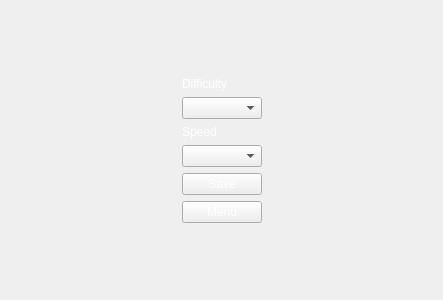
<?xml version="1.0" encoding="UTF-8"?>
<ui version="4.0">
 <class>SettingsPage</class>
 <widget class="QWidget" name="SettingsPage">
  <property name="geometry">
   <rect>
    <x>0</x>
    <y>0</y>
    <width>443</width>
    <height>300</height>
   </rect>
  </property>
  <property name="windowTitle">
   <string>Form</string>
  </property>
  <layout class="QHBoxLayout" name="horizontalLayout">
   <item>
    <spacer name="horizontalSpacer_2">
     <property name="orientation">
      <enum>Qt::Horizontal</enum>
     </property>
     <property name="sizeHint" stdset="0">
      <size>
       <width>40</width>
       <height>20</height>
      </size>
     </property>
    </spacer>
   </item>
   <item>
    <layout class="QVBoxLayout" name="verticalLayout_2">
     <property name="sizeConstraint">
      <enum>QLayout::SetMaximumSize</enum>
     </property>
     <item>
      <spacer name="verticalSpacer">
       <property name="orientation">
        <enum>Qt::Vertical</enum>
       </property>
       <property name="sizeHint" stdset="0">
        <size>
         <width>20</width>
         <height>40</height>
        </size>
       </property>
      </spacer>
     </item>
     <item>
      <widget class="QLabel" name="labelDifficulty">
       <property name="styleSheet">
        <string notr="true">color: rgb(255, 255, 255);</string>
       </property>
       <property name="text">
        <string>Difficulty</string>
       </property>
      </widget>
     </item>
     <item>
      <widget class="QComboBox" name="comboBoxDifficulty"/>
     </item>
     <item>
      <widget class="QLabel" name="labelSpeed">
       <property name="styleSheet">
        <string notr="true">color: rgb(255, 255, 255);</string>
       </property>
       <property name="text">
        <string>Speed</string>
       </property>
      </widget>
     </item>
     <item>
      <widget class="QComboBox" name="comboBoxSpeed"/>
     </item>
     <item>
      <widget class="QPushButton" name="saveButton">
       <property name="styleSheet">
        <string notr="true">color: rgb(255, 255, 255);</string>
       </property>
       <property name="text">
        <string>Save</string>
       </property>
      </widget>
     </item>
     <item>
      <widget class="QPushButton" name="menuButton">
       <property name="styleSheet">
        <string notr="true">color: rgb(255, 255, 255);</string>
       </property>
       <property name="text">
        <string>Menu</string>
       </property>
      </widget>
     </item>
     <item>
      <spacer name="verticalSpacer_2">
       <property name="orientation">
        <enum>Qt::Vertical</enum>
       </property>
       <property name="sizeHint" stdset="0">
        <size>
         <width>20</width>
         <height>40</height>
        </size>
       </property>
      </spacer>
     </item>
    </layout>
   </item>
   <item>
    <spacer name="horizontalSpacer">
     <property name="orientation">
      <enum>Qt::Horizontal</enum>
     </property>
     <property name="sizeHint" stdset="0">
      <size>
       <width>40</width>
       <height>20</height>
      </size>
     </property>
    </spacer>
   </item>
  </layout>
 </widget>
 <resources/>
 <connections/>
</ui>
